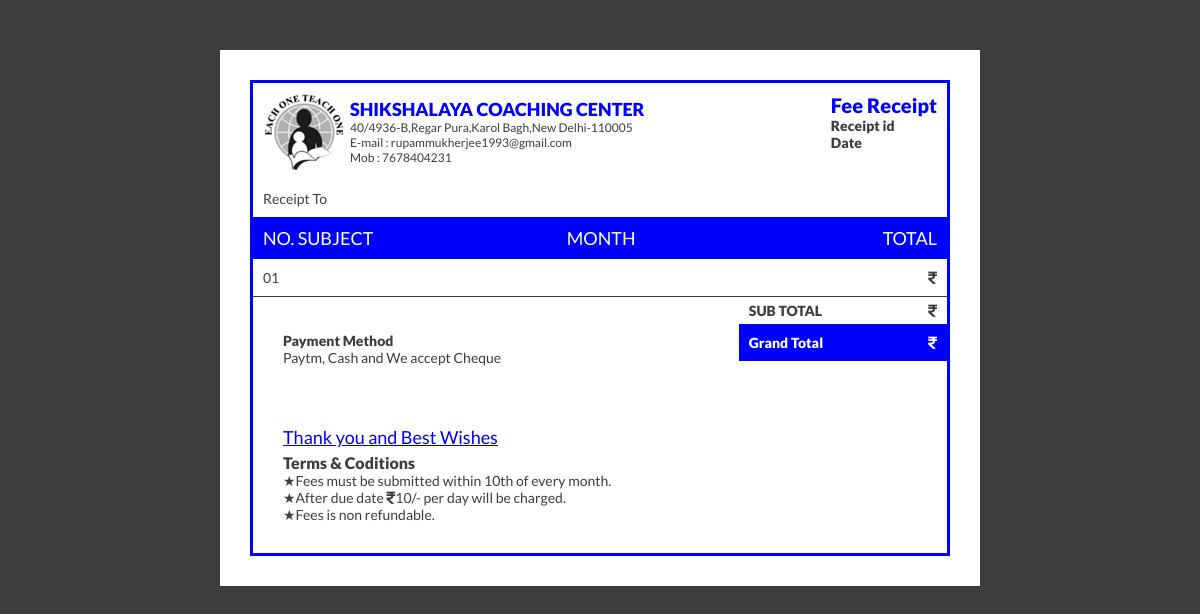
The page /Hod/Student/Fees_Receipt/3 (signed in) on the database as committed earlier.
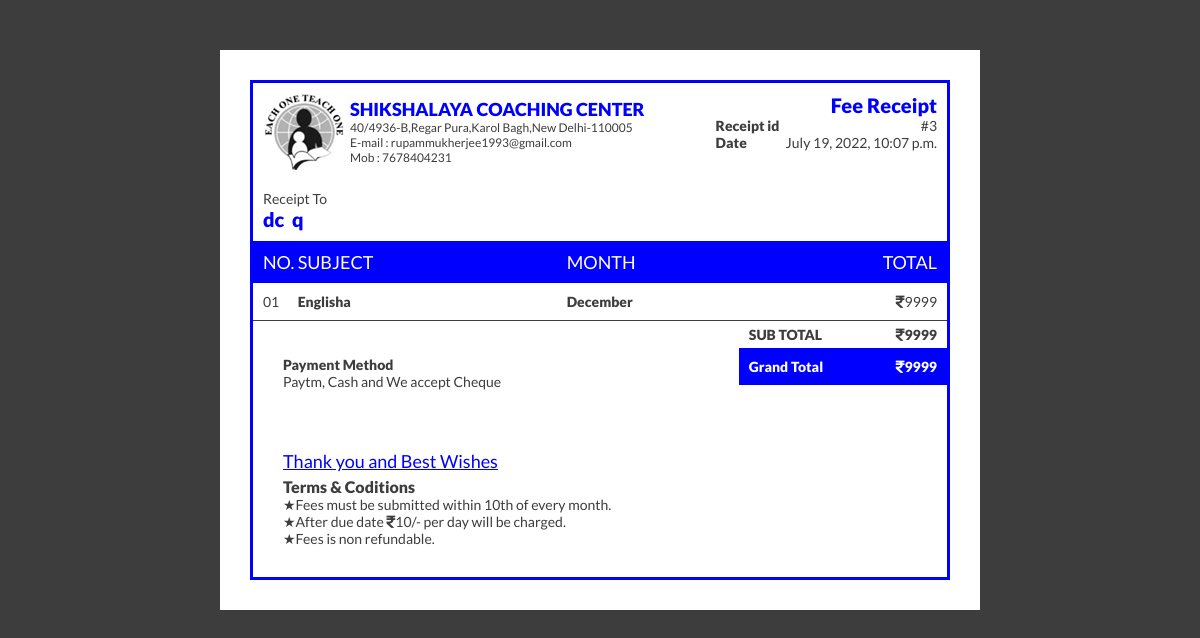
The same page on the database as committed later.
### shikshalaya_computer_app/models.py (models this page shows)
class Student_monthly_Fees(models.Model):
    Student_id = models.CharField(max_length=100)
    first_name = models.CharField(max_length=100)
    last_name = models.CharField(max_length=100)
    email = models.CharField(max_length=100)
    Class = models.CharField(max_length=100)
    course = models.CharField(max_length=100)
    course_fees = models.IntegerField()
    month = models.CharField(max_length=100)
    month_fees =  models.IntegerField()
    created_at = models.DateTimeField(auto_now_add=True)
    updated_at = models.DateTimeField(auto_now=True)

### student_management_system/Hod_views.py (the view)
# urls.py: path('Hod/Student/Fees_Receipt/<str:id>',Hod_views.FEES_RECEIPT_STUDENT,name='fees_receipt_student'),
@login_required(login_url='/')
def FEES_RECEIPT_STUDENT(request,id):
    monthly_Fees = Student_monthly_Fees.objects.filter(id=id)
    context = {
        'monthly_Fees': monthly_Fees
    }
    return render(request,'Hod/fees_receipt.html',context)

### templates/Hod/fees_receipt.html (shortened to what this page needs)
<!DOCTYPE html>
{% load static %}
<html>
<head>
	<link rel="stylesheet" href="{% static 'assets/plugins/fontawesome/css/fontawesome.min.css' %}">
      <link rel="stylesheet" href="{% static 'assets/plugins/fontawesome/css/all.min.css' %}">
</head>
<body>
<div class="wrapper">
	<div class="invoice_wrapper">
		<div class="header">
			<div class="logo_invoice_wrap">
				<div class="logo_sec">
					<img src="{% static 'assets/img/logo.png' %}" alt="code logo">
					<div class="title_wrap">
						<p class="title bold">Shikshalaya Coaching Center</p>
						 <p class="sub_title">40/4936-B,Regar Pura,Karol Bagh,New Delhi-110005</p>
						<p class="sub_title">E-mail : rupammukherjee1993@gmail.com</p>
						<p class="sub_title">Mob : 7678404231</p>
					</div>
				</div>
				<div class="invoice_sec">
					<p class="invoice bold">Fee Receipt</p>
					<p class="invoice_no">
						<span class="bold">Receipt id</span>
						<span>{% for i in monthly_Fees %}#{{i.id}}{% endfor %}</span>
					</p>
					<p class="date">
						<span class="bold">Date</span>
						<span>{% for i in monthly_Fees %}{{i.created_at}}{% endfor %}</span>
					</p>
				</div>
			</div>
			<div class="bill_total_wrap">
				<div class="bill_sec">
					<p>Receipt To</p>
	          		<p class="bold name">{% for i in monthly_Fees %}{{i.first_name}}&nbsp;{{i.last_name}}{% endfor %}</p>
				</div>
			</div>
		</div>
		<div class="body">
			<div class="main_table">
				<div class="table_header">
					<div class="row">
						<div class="col col_no">NO.</div>
						<div class="col col_des">SUBJECT</div>
						<div class="col col_des">MONTH</div>
						<div class="col col_total">TOTAL</div>
					</div>
				</div>
				<div class="table_body">
					<div class="row">
						<div class="col col_no">
							<p>01</p>
						</div>
						<div class="col col_des">
							<p class="bold">{% for i in monthly_Fees %}{{i.course}}{% endfor %}</p>
						</div>
						<div class="col col_des">
							<p class="bold">{% for i in monthly_Fees %}{{i.month}}{% endfor %}</p>
						</div>
						<div class="col col_total">
							<p><i class="fas fa-rupee-sign"></i>{% for i in monthly_Fees %}{{i.month_fees}}{% endfor %}</p>
						</div>
					</div>
				</div>
			</div>
			<div class="paymethod_grandtotal_wrap">
				<div class="paymethod_sec">
					<p class="bold">Payment Method</p>
					<p>Paytm, Cash and We accept Cheque</p>
				</div>
				<div class="grandtotal_sec">
			        <p class="bold">
			            <span>SUB TOTAL</span>
			            <span><i class="fas fa-rupee-sign"></i>{% for i in monthly_Fees %}{{i.month_fees}}{% endfor %}</span>
			        </p>
			       	<p class="bold">
			            <span>Grand Total</span>
			            <span><i class="fas fa-rupee-sign"></i>{% for i in monthly_Fees %}{{i.month_fees}}{% endfor %}</span>
			        </p>
				</div>
			</div>
		</div>
		<div class="footer">
			<p>Thank you and Best Wishes</p>
			<div class="terms">
		        <p class="tc bold">Terms & Coditions</p>
		        <p>&#9733;Fees must be submitted within 10th of every month.</p>
				<p>&#9733;After due date <i class="fas fa-rupee-sign"></i>10/- per day will be charged.</p>
				<p>&#9733;Fees is non refundable.</p>
		    </div>
		</div>
	</div>
</div>
</body>
</html>

### templates/Hod/fees_receipt.html (style rules this page uses)
:root { --primary: #0000ff; --secondary: #3d3d3d; --white: #fff; }
* { margin: 0; padding: 0; box-sizing: border-box; font-family: 'Lato', sans-serif; }
body { background: var(--secondary); padding: 50px; color: var(--secondary); display: flex; align-items: center; justify-content: center; font-size: 14px; }
.bold { font-weight: 900; }
.wrapper { background: var(--white); padding: 30px; }
.invoice_wrapper { border: 3px solid var(--primary); width: 700px; max-width: 100%; }
.invoice_wrapper .header .logo_invoice_wrap, .invoice_wrapper .header .bill_total_wrap { display: flex; justify-content: space-between; padding: 10px; }
.invoice_wrapper .header .logo_sec { display: flex; align-items: center; }
.invoice_wrapper .header .logo_sec .title_wrap { margin-left: 5px; }
.invoice_wrapper .header .logo_sec .title_wrap .title { text-transform: uppercase; font-size: 18px; color: var(--primary); }
.invoice_wrapper .header .logo_sec .title_wrap .sub_title { font-size: 12px; }
.invoice_wrapper .header .invoice_sec, .invoice_wrapper .header .bill_total_wrap .total_wrap { text-align: right; }
.invoice_wrapper .header .invoice_sec .invoice { font-size: 20px; color: var(--primary); }
.invoice_wrapper .header .invoice_sec .invoice_no, .invoice_wrapper .header .invoice_sec .date { display: flex; width: 100%; }
.invoice_wrapper .header .invoice_sec .invoice_no span:first-child, .invoice_wrapper .header .invoice_sec .date span:first-child { width: 70px; text-align: left; }
.invoice_wrapper .header .invoice_sec .invoice_no span:last-child, .invoice_wrapper .header .invoice_sec .date span:last-child { width: calc(100% - 70px); }
.invoice_wrapper .header .bill_total_wrap .total_wrap .price, .invoice_wrapper .header .bill_total_wrap .bill_sec .name { color: var(--primary); font-size: 20px; }
.invoice_wrapper .body .main_table .table_header { background: var(--primary); }
.invoice_wrapper .body .main_table .table_header .row { color: var(--white); font-size: 18px; border-bottom: 0px; }
.invoice_wrapper .body .main_table .row { display: flex; border-bottom: 1px solid var(--secondary); }
.invoice_wrapper .body .main_table .row .col { padding: 10px; }
.invoice_wrapper .body .main_table .row .col_no { width: 5%; }
.invoice_wrapper .body .main_table .row .col_des { width: 45%; }
.invoice_wrapper .body .main_table .row .col_total { width: 20%; text-align: right; }
.invoice_wrapper .body .paymethod_grandtotal_wrap { display: flex; justify-content: space-between; padding: 5px 0 30px; align-items: flex-end; }
.invoice_wrapper .body .paymethod_grandtotal_wrap .paymethod_sec { padding-left: 30px; }
.invoice_wrapper .body .paymethod_grandtotal_wrap .grandtotal_sec { width: 30%; }
.invoice_wrapper .body .paymethod_grandtotal_wrap .grandtotal_sec p { display: flex; width: 100%; padding-bottom: 5px; }
.invoice_wrapper .body .paymethod_grandtotal_wrap .grandtotal_sec p span { padding: 0 10px; }
.invoice_wrapper .body .paymethod_grandtotal_wrap .grandtotal_sec p span:first-child { width: 60%; }
.invoice_wrapper .body .paymethod_grandtotal_wrap .grandtotal_sec p span:last-child { width: 40%; text-align: right; }
.invoice_wrapper .body .paymethod_grandtotal_wrap .grandtotal_sec p:last-child span { background: var(--primary); padding: 10px; color: #fff; }
.invoice_wrapper .footer { padding: 30px; }
.invoice_wrapper .footer > p { color: var(--primary); text-decoration: underline; font-size: 18px; padding-bottom: 5px; }
.invoice_wrapper .footer .terms .tc { font-size: 16px; }

Rows that differ between the two databases and show on the page:
added Student_monthly_Fees: id "3", created_at "July 19, 2022, 10:07 p.m.", first_name "dc", last_name "q", course "Englisha", month "December", month_fees "9999"
